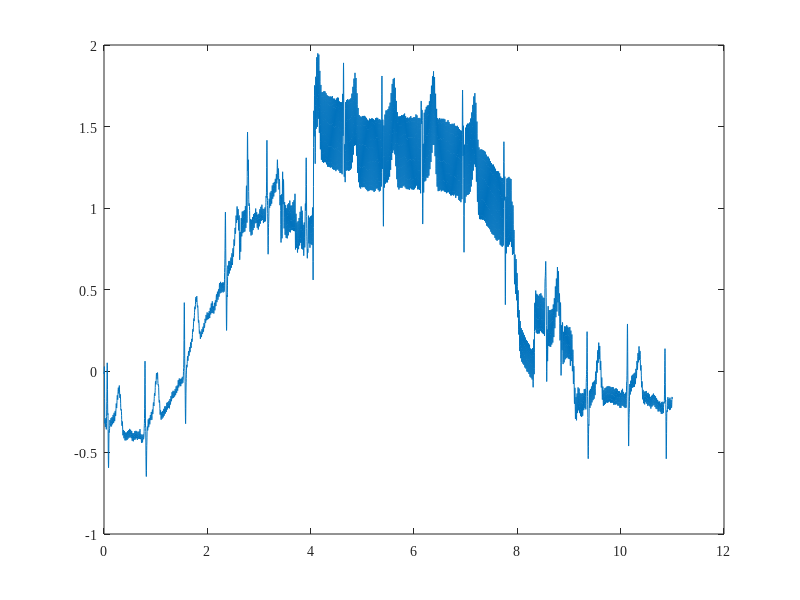
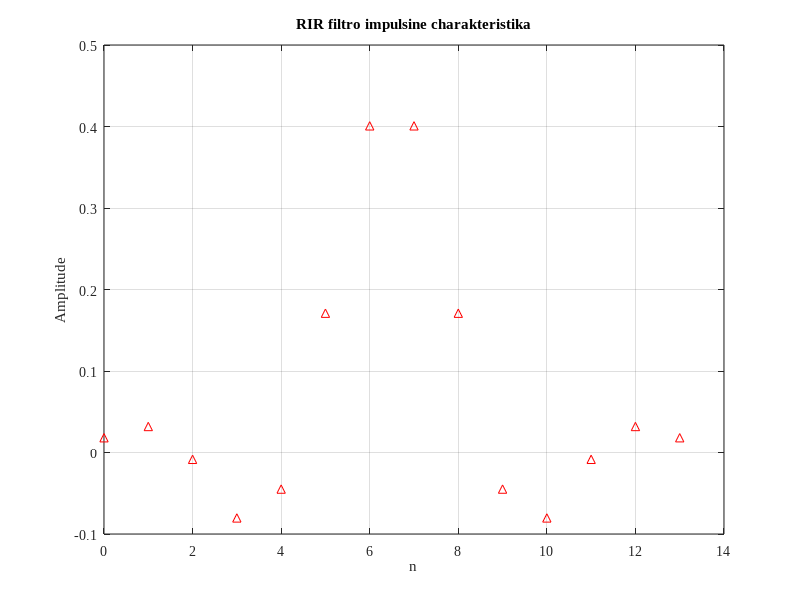

MATLAB code to generate these figures, in order: (Note: this script raises an error after producing the figures.)
clc, clear, close all

set(0,'defaultAxesFontName','TimesNewRoman')
set(0,'defaultAxesFontSize',10)

load("signalai/EKG_13")
fd = 500; %add _Hz            % Diskretizavimo freq
ts = 11;             
t =(0:(ts*fd)-1)*1/fd;


%% 3.3.1 RIR filtras

% Filtro koeficientai
b = [0.0181, 0.0319, -0.0084, -0.0803, -0.0449, 0.1709, 0.4008, 0.4008, ...
    0.1709, -0.0449, -0.0803, -0.0084, 0.0319, 0.0181]; 
a = zeros(1,length(b)); 
a(1) = 1;

ekg_filtered = filter(b, a, ekg);
figure();
plot(t, ekg_filtered)

%% 3.3.2
figure();
impz(b, a);
ylabel("Amplitude"); xlabel('n'); title('RIR filtro impulsine charakteristika'); xlim([0 14]); grid on;
f_saveFig("3.3.2-RirImpls")

%% 3.3.3
f_plotFreqz(b, a, fd, "3.3.3-amplitFazesChar")


%% 3.3.4
figure()
zplane(b,a)
grid on; title('Filtro poliu nuliu diagrama');
f_saveFig("3.3.4-RirZeroPole")

%% 3.3.5 - plot for time
figure()
subplot(211); 
plot(t, ekg); 
xlabel('t, s'); ylabel('A, mV');
grid on; title('Laiko sritis, EKG nefiltruotas');

subplot(212); 
plot(t, ekg_filtered);
xlabel('t, s'); ylabel('A, mV');
grid on; title('Laiko sritis, EKG naudojant RIR filtra');
f_saveFig("3.3.5-EkgCompare", true);

%% plot freq: plot signal in freqency domain
figure()

nfft = length(ekg);
ekg_freq = abs(fft(ekg))/nfft;    
ekg_freq = 20*log10(ekg_freq/max(ekg_freq));   
k = 0:1:nfft-1;                 
f = k*fd/nfft;                  

subplot(211)
plot(f, ekg_freq);
xlabel('f, Hz'); ylabel('Sa, dB'); xlim([0 fd/2]); ylim([-120 0]);
grid on; title('Signalo spektras, EKG nefiltruotas');

ekgFilter_freq = abs(fft(ekg_filtered))/nfft;    
ekgFilter_freq = 20*log10(ekgFilter_freq/max(ekgFilter_freq));  
subplot(212)
plot(f, ekgFilter_freq);
xlabel('f, Hz'); ylabel('Sa, dB'); xlim([0 fd/2]); ylim([-120 0]);
grid on; title('Signalo spektras, EKG naudojant RIR filtra');
f_saveFig("3.3.5-EkgCompareFreq", true);

%% 3.4 NIR Filtras

fDelta_Hz = 1.5;

% constans:
f0_Hz = 50;
K0 = 1;
L = 3;
S = mag2db(150);

%3.4.2
K = K0 * 10^(-S/20);
Kr = K0 * 10^(-L/20);

%3.4.3
N = fd/f0_Hz;

%3.4.4
beta = sqrt((Kr^2 - K0^2)/(K^2 - Kr^2)) * tan((N*pi*fDelta_Hz) / (2*fd));

k1 = (K0 + (K*beta)) / (1 + beta);
k2 = (K0 - (K*beta)) / (1 + beta);
k3 = (1 - beta) / (1 + beta);


bNIR = [k1, zeros(1,N-1), -k2];
aNIR = [1, zeros(1,N-1), -k3];

%3.4.6
ekg_afterNIR = filter(bNIR, aNIR, ekg_filtered);

% analyzsis
%3.4.7
figure();
impz(bNIR, aNIR);
ylabel("Amplitude"); xlabel('n'); title('NIR filtro impulsine charakteristika'); grid on;
f_saveFig("3.4.7-NirImpls")

%3.4.8
f_plotFreqz(bNIR, aNIR, fd, "3.4.8-amplitFazesCharNIR")

% 3.4.9
figure();
zplane(bNIR, aNIR)
grid on; title('NIR filtro poliu nuliu diagrama');
f_saveFig("3.4.9-NirZeroPole")

% 3.4.10 - plot for time
figure();
subplot(211); 
plot(t, ekg_filtered);
xlabel('t, s'); ylabel('A, mV');
grid on; title('Laiko sritis, EKG signalas po RIR filtro');

subplot(212); 
plot(t, ekg_afterNIR);
xlabel('t, s'); ylabel('A, mV');
grid on; title('Laiko sritis, EKG signalas po RIR ir NIR filtru');
f_saveFig("3.4.10-EkgCompare", true)

% plot freq: plot signal in freqency domain
% (Same as in 1 Lab) - use function
figure();

nfft = length(ekg_filtered);
ekg_freq = abs(fft(ekg_filtered))/nfft;    
ekg_freq = 20*log10(ekg_freq/max(ekg_freq));   
k = 0:1:nfft-1;                 
f = k*fd/nfft;                  

subplot(211)
plot(f, ekg_freq);
xlabel('f, Hz'); ylabel('Sa, dB'); xlim([0 fd/2]); ylim([-150 0]);
grid on; title('Signalas dazniu srityje, EKG po RIR filtro')

ekg_afterNIR_fq = abs(fft(ekg_afterNIR))/nfft;    
ekg_afterNIR_fq = 20*log10(ekg_afterNIR_fq/max(ekg_afterNIR_fq));  
subplot(212)
plot(f, ekg_afterNIR_fq);
xlabel('f, Hz'); ylabel('Sa, dB'); xlim([0 fd/2]); ylim([-150 0]);
grid on; title('Signalas dazniu srityje, EKG po RIR ir NIR filtro')
f_saveFig("3.4.10-EkgCompareFreq", true)

figure();
f_plotAllSignalsTime(t, ekg, ekg_filtered, ekg_afterNIR)


figure();
f_plotAllSignalsFreq(ekg, ekg_filtered, ekg_afterNIR, fd)

function f_saveFig(figName, usingSubplots)
    if ~exist('usingSubplots','var')
      usingSubplots = false; % third parameter does not exist, so default it to something
    end

    set(gca, 'units', 'normalized'); %Just making sure it's normalized
    Tight = get(gca, 'TightInset');  %Gives you the bording spacing between plot box and any axis labels
                                     %[Left Bottom Right Top] spacing
    NewPos = [Tight(1) Tight(2) 1-Tight(1)-Tight(3) 1-Tight(2)-Tight(4)]; %New plot position [X Y W H]
    if usingSubplots == false % matlab fucks up subplots
        set(gca, 'Position', NewPos);
    end
    saveas(gca,"outFigs/"+figName+".jpg");
end

function f_plotAllSignalsTime(t, initial, RIR, NIR)
    subplot(311)
    plot(t, initial); 
    title('Laiko sritis neapdoroto ekg');
    subplot(312); 
    plot(t, RIR);
    title('Laiko sritis po RIR');

    subplot(313); 
    plot(t, NIR);
    title('Laiko sritis po RIR ir NIR');
end

function f_plotAllSignalsFreq(initial, RIR, NIR, fd)
    subplot(311)
    [x1, y1] = getFreqOfSignal(initial, fd);
    plot(x1, y1); 
    title('Dazniu sritis neapdoroto ekg');
    xlim([0 fd/2])
    
    subplot(312); 
    [x2, y2] = getFreqOfSignal(RIR, fd);
    plot(x2, y2); 
    title('Dazniu sritis po RIR');
    xlim([0 fd/2])

    subplot(313); 
    [x3, y3] = getFreqOfSignal(NIR, fd);
    plot(x3, y3); 
    title('Dazniu sritis po RIR ir NIR');
    xlim([0 fd/2])
end

function [x_fq, y_fq] = getFreqOfSignal(sig, fd)
    nfft = length(sig);
    sig_fq = abs(fft(sig))/nfft;    
    sig_fq = 20*log10(sig_fq/max(sig_fq));   
    k = 0:1:nfft-1;
    
    x_fq = k*fd/nfft;
    y_fq = sig_fq;
end

function f_plotFreqz(b, a, fd, figName)
    n = 15000;
    figure();
    [h_fq,w_fq] = freqz(b, a, n, fd);
    
    subplot(211)
    plot(w_fq, 20*log10(abs(h_fq)))
    xlabel('f, Hz'); ylabel('A, dB'); ylim([-80 3]);
    title('Amplitudes daznine charakteristika'); grid on
    
    subplot(212)
    plot(w_fq, 360/(2*pi)*unwrap(angle(h_fq)))
    xlabel('f, Hz'); ylabel('Faze, laipsniai')
    title('Fazes daznine charakteristika'); grid on
    f_saveFig(figName, true);
end